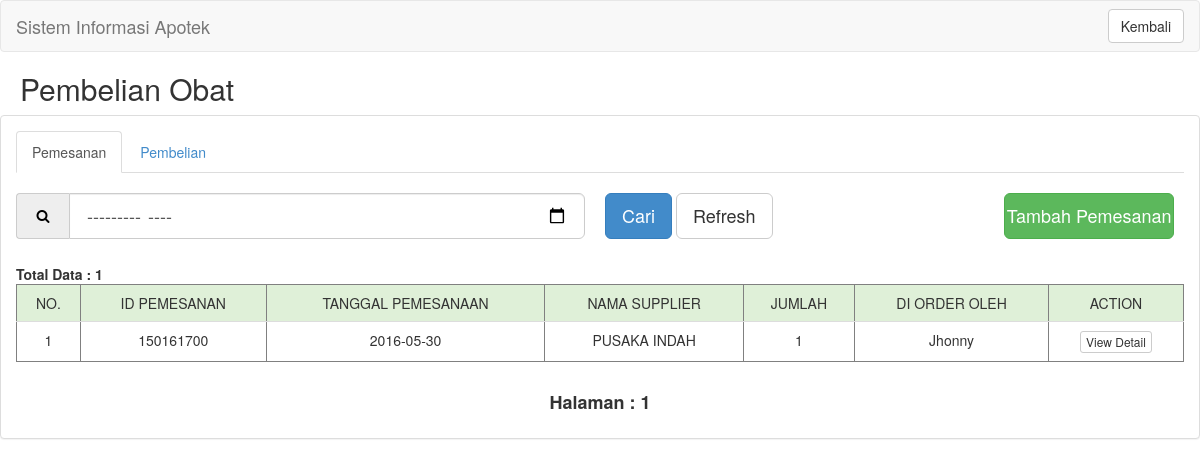
The app's page /user/index.php?contain=pemesanan_obat (signed in) with its own data.
### tables this page shows
CREATE TABLE `pemesanan` (
  `id_pemesanan` int(11) NOT NULL,
  `tanggal` date NOT NULL,
  `jumlah` int(11) NOT NULL,
  `id_pengguna` int(11) NOT NULL,
  `id_supplier` int(11) NOT NULL,
  `status_pemesanan` varchar(20) NOT NULL
);

CREATE TABLE `supplier` (
  `id_supplier` int(11) NOT NULL,
  `nama_supplier` varchar(50) NOT NULL,
  `alamat` text NOT NULL,
  `no_telp` text NOT NULL
);

CREATE TABLE `pengguna` (
  `id_pengguna` int(11) NOT NULL,
  `nama_pengguna` varchar(100) NOT NULL,
  `username` varchar(100) NOT NULL,
  `password` varchar(100) NOT NULL,
  `status_pengguna` varchar(50) NOT NULL
);

### user/contain/pemesanan_obat.php (the view, shortened to what this page needs)
<h2 style="margin-left:20px;">Pembelian Obat</h2>
<div class="panel panel-default">
  <div class="panel-body">
	<ul class="nav nav-tabs">
	  <li role="presentation" class="active"><a href="index.php?contain=pemesanan_obat">Pemesanan</a></li>
	  <li role="presentation"><a href="index.php?contain=pembelian_obat">Pembelian</a></li>
	</ul>
	<br/>
<?php
if(isset($_POST['tambah_pemesanan']))
{
	include "submit_pemesanan.php";
} else if (isset($_POST['detail'])){
	include "atribut/detail_pemesanan.php";
} else {
		include "atribut/tambah_pemesanan.php";
		$rs = mysql_query("SELECT COUNT(*) FROM pemesanan WHERE status_pemesanan = 'PENDING' ") or die("Count query error!");
		list($total) = mysql_fetch_row($rs);
		$total_pages = ceil($total / MAX_REC_PER_PAGE);
		$page = intval(@$_GET["page"]);
		if (0 == $page){
			$page = 1;
		}
		$start = MAX_REC_PER_PAGE * ($page - 1);
		$max = MAX_REC_PER_PAGE;
		$rs = mysql_query("SELECT * FROM pemesanan
							JOIN pengguna ON pemesanan.id_pengguna = pengguna.id_pengguna
							JOIN supplier ON pemesanan.id_supplier = supplier.id_supplier
							WHERE status_pemesanan = 'PENDING'
							ORDER BY pemesanan.tanggal DESC LIMIT $start, $max ") or die("Query error!");
		echo "<b>Total Data : ".$total."</b>";
	?>
	<table border="1" width="95%" align="center" class="table">
		<thead>
			<td class="success" style="text-align:center;">NO.</td>
			<td class="success" style="text-align:center;">ID PEMESANAN</td>
			<td class="success" style="text-align:center;">TANGGAL PEMESANAAN</td>
			<td class="success" style="text-align:center;">NAMA SUPPLIER</td>
			<td class="success" style="text-align:center;">JUMLAH</td>
			<td class="success" style="text-align:center;">DI ORDER OLEH</td>
			<td class="success" style="text-align:center;">ACTION</td>
		</thead>
		<?php
			$no = 1;
			while ($list = mysql_fetch_assoc($rs)) {
		?>
		<tr>
			<form action="" method="POST">
			<td align="center"><?php echo $no;?></td>
			<td align="center">
				<?php echo $list['id_pemesanan']; ?>
			</td>
			<td align="center">
				<?php echo $list['tanggal']; ?>
			</td>
			<td align="center">
				<?php echo $list['nama_supplier']; ?>
			</td>
			<td align="center">
				<?php echo $list['jumlah']; ?>
			</td>
			<td align="center">
				<?php echo $list['nama_pengguna']; ?>
			</td>
			<td align="center">
				<input class="btn btn-default btn-xs" type="submit" name="detail" value="View Detail">
			</td>
			</form>
		</tr>
		<?php
			$no +=1;
			}
		?>
	</table>
	<table border="0" cellpadding="5" align="center">
		<tr>
			<td>
				<h4>
				<strong>Halaman : </strong>
			<?php
				for ($i = 1; $i <= $total_pages; $i++) {
					$txt=$i;
			?>
				<strong><?= $txt ?></strong>
			<?php
				}
			?>
				</h4>
			</td>
		</tr>
	</table>
<?php
}
?>
  </div>
</div>

### records on screen
pemesanan: id_pemesanan "150161700", tanggal "2016-05-30", id_supplier.nama_supplier "PUSAKA INDAH", jumlah "1", id_pengguna.nama_pengguna "Jhonny"

### other values on screen
$total "1"
$txt "1"
